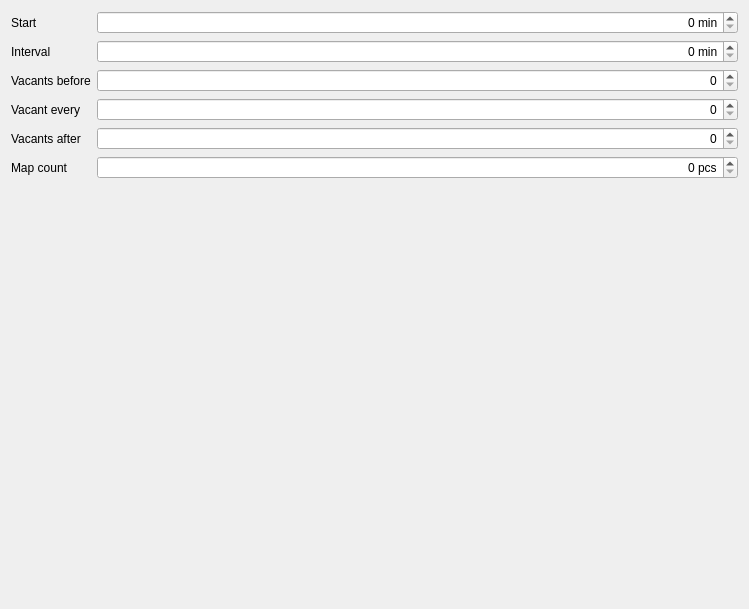
<?xml version="1.0" encoding="UTF-8"?>
<ui version="4.0">
 <class>ClassDefWidget</class>
 <widget class="QWidget" name="ClassDefWidget">
  <property name="geometry">
   <rect>
    <x>0</x>
    <y>0</y>
    <width>749</width>
    <height>609</height>
   </rect>
  </property>
  <property name="windowTitle">
   <string>Form</string>
  </property>
  <layout class="QFormLayout" name="formLayout">
   <item row="0" column="0">
    <widget class="QLabel" name="label_3">
     <property name="text">
      <string>Start</string>
     </property>
    </widget>
   </item>
   <item row="1" column="0">
    <widget class="QLabel" name="label_6">
     <property name="text">
      <string>Interval</string>
     </property>
    </widget>
   </item>
   <item row="2" column="0">
    <widget class="QLabel" name="label_7">
     <property name="text">
      <string>Vacants before</string>
     </property>
    </widget>
   </item>
   <item row="0" column="1">
    <widget class="qf::gui::SpinBox" name="edStartTime">
     <property name="alignment">
      <set>Qt::AlignRight|Qt::AlignTrailing|Qt::AlignVCenter</set>
     </property>
     <property name="suffix">
      <string> min</string>
     </property>
     <property name="maximum">
      <number>999999</number>
     </property>
     <property name="dataId" stdset="0">
      <string notr="true">classdefs.startTimeMin</string>
     </property>
    </widget>
   </item>
   <item row="1" column="1">
    <widget class="qf::gui::SpinBox" name="spinBox_2">
     <property name="alignment">
      <set>Qt::AlignRight|Qt::AlignTrailing|Qt::AlignVCenter</set>
     </property>
     <property name="suffix">
      <string> min</string>
     </property>
     <property name="maximum">
      <number>999999</number>
     </property>
     <property name="dataId" stdset="0">
      <string notr="true">classdefs.startIntervalMin</string>
     </property>
    </widget>
   </item>
   <item row="2" column="1">
    <widget class="qf::gui::SpinBox" name="spinBox_3">
     <property name="alignment">
      <set>Qt::AlignRight|Qt::AlignTrailing|Qt::AlignVCenter</set>
     </property>
     <property name="maximum">
      <number>999999</number>
     </property>
     <property name="dataId" stdset="0">
      <string notr="true">classdefs.vacantsBefore</string>
     </property>
    </widget>
   </item>
   <item row="3" column="0">
    <widget class="QLabel" name="label_8">
     <property name="text">
      <string>Vacant every</string>
     </property>
    </widget>
   </item>
   <item row="4" column="0">
    <widget class="QLabel" name="label_9">
     <property name="text">
      <string>Vacants after</string>
     </property>
    </widget>
   </item>
   <item row="3" column="1">
    <widget class="qf::gui::SpinBox" name="spinBox_4">
     <property name="alignment">
      <set>Qt::AlignRight|Qt::AlignTrailing|Qt::AlignVCenter</set>
     </property>
     <property name="maximum">
      <number>999999</number>
     </property>
     <property name="dataId" stdset="0">
      <string notr="true">classdefs.vacantEvery</string>
     </property>
    </widget>
   </item>
   <item row="4" column="1">
    <widget class="qf::gui::SpinBox" name="spinBox_5">
     <property name="alignment">
      <set>Qt::AlignRight|Qt::AlignTrailing|Qt::AlignVCenter</set>
     </property>
     <property name="maximum">
      <number>999999</number>
     </property>
     <property name="dataId" stdset="0">
      <string notr="true">classdefs.vacantsAfter</string>
     </property>
    </widget>
   </item>
   <item row="5" column="0">
    <widget class="QLabel" name="label_10">
     <property name="text">
      <string>Map count</string>
     </property>
    </widget>
   </item>
   <item row="5" column="1">
    <widget class="qf::gui::SpinBox" name="spinBox_6">
     <property name="alignment">
      <set>Qt::AlignRight|Qt::AlignTrailing|Qt::AlignVCenter</set>
     </property>
     <property name="suffix">
      <string> pcs</string>
     </property>
     <property name="maximum">
      <number>999999</number>
     </property>
     <property name="dataId" stdset="0">
      <string notr="true">classdefs.mapCount</string>
     </property>
    </widget>
   </item>
  </layout>
 </widget>
 <customwidgets>
  <customwidget>
   <class>qf::gui::SpinBox</class>
   <extends>QSpinBox</extends>
   <header location="global">qf/gui/spinbox.h</header>
  </customwidget>
 </customwidgets>
 <resources/>
 <connections/>
</ui>
